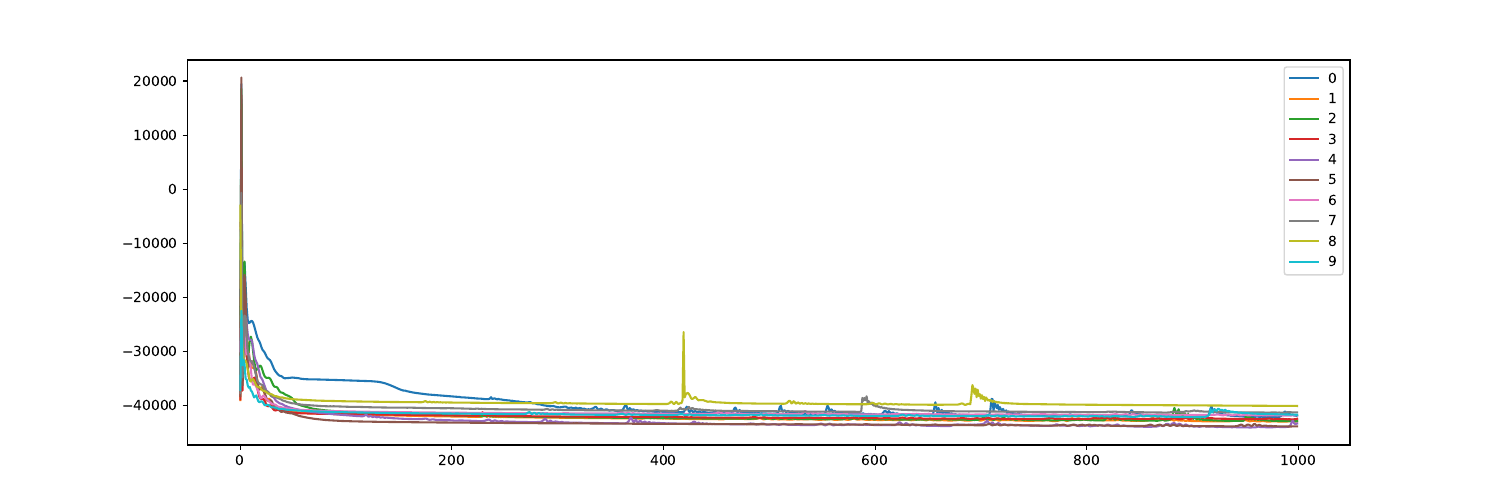

Reproduce this figure in Python.
import argparse
from typing import Tuple

import pandas as pd

import jax.numpy as jnp
import jax.random as jrnd
from jax.example_libraries import stax
from jax.nn import swish
import optax

from distributions import RegimeSwitchHMM
from exec import run_atess, run_neutra, run_nuts, run_ess

import matplotlib.pyplot as plt
from matplotlib.backends.backend_pdf import PdfPages

from jax.config import config
# config.update("jax_debug_nans", True)
config.update("jax_enable_x64", True)


N_PARAM = 9

def main(args):

    print("Loading Google stock data...")
    data = pd.read_csv('google.csv')
    y = data.dl_ac.values * 100
    # print(y)
    T, _ = data.shape
    # y = jrnd.normal(jrnd.PRNGKey(0), (T,))
    
    print("Setting up Regime switching hidden Markov model...")
    dist = RegimeSwitchHMM(T, y)

    n_warm = 1000
    # n_iter = 1000
    # n_chain = 4
    [n_iter, n_chain] = args.sampling_param
    print(f"Sampling {n_chain} chains for {n_iter} iterations...")
    ksam, kinit = jrnd.split(jrnd.PRNGKey(args.seed))
    dist.initialize_model(kinit, n_chain)

    print(f"\nRunning (T)ESS w/ {n_warm} warmup (tuning) iter...")
    tic1 = pd.Timestamp.now()
    run_ess(ksam, dist.logprob_fn, dist.init_params, 
        N_PARAM, n_warm, n_iter, n_chain)
    tic2 = pd.Timestamp.now()
    print("Runtime for (T)ESS", tic2 - tic1)

    # print(f"\nRunning NUTS w/ {n_warm} warmup (tuning) iter...")
    # tic1 = pd.Timestamp.now()
    # run_nuts(ksam, dist.logprob_fn, dist.init_params, 
    #     n_warm, n_iter, n_chain)
    # tic2 = pd.Timestamp.now()
    # print("Runtime for NUTS", tic2 - tic1)

    # # schedule = optax.polynomial_schedule(1e-2, 1e-4, 1, 9000, 1000)
    # schedule = optax.piecewise_constant_schedule(init_value=1e-2,
    #     boundaries_and_scales={1000: .1, 4000: .1})
    # optim = optax.adam(schedule)
    # n_atoms = 4096
    # vi_iter = 5000
    # print(f"\nUsing schedule as NeuTra w/ {n_warm} warmup (tuning) iter w/ {n_atoms} atoms and {vi_iter} preconditioning iter...")

    # # optim = optax.adam(schedule)
    # # non_lin = stax.Tanh
    # # n_hidden = [N_PARAM] * 4
    # # n_flow = 4
    # # print(f"Running NeuTra w/ {n_flow} concatenated flows each w/ hidden layers={n_hidden} and Tanh nonlinearity...")
    # # tic1 = pd.Timestamp.now()
    # # run_neutra(ksam, dist.logprob_fn, dist.init_params, 
    # #     optim, N_PARAM, n_flow, n_hidden, non_lin, 
    # #     n_atoms, vi_iter, n_warm, n_iter, n_chain, nuts=True)
    # # tic2 = pd.Timestamp.now()
    # # print("Runtime for NeuTra", tic2 - tic1)

    # optim = optax.adam(schedule)
    # non_lin = stax.Elu
    # n_hidden = [N_PARAM] * 4
    # n_flow = 4
    # print(f"Running NeuTra w/ {n_flow} concatenated flows each w/ hidden layers={n_hidden} and Elu nonlinearity...")
    # tic1 = pd.Timestamp.now()
    # run_neutra(ksam, dist.logprob_fn, dist.init_params, 
    #     optim, N_PARAM, n_flow, n_hidden, non_lin, 
    #     n_atoms, vi_iter, n_warm, n_iter, n_chain, nuts=True)
    # tic2 = pd.Timestamp.now()
    # print("Runtime for NeuTra", tic2 - tic1)

    # schedule = optax.polynomial_schedule(1e-2, 1e-4, 1, 9000, 1000)
    schedule = optax.piecewise_constant_schedule(init_value=1e-2,
        boundaries_and_scales={2000: .1, 8000: .1})
    optim = optax.adam(schedule)
    n_epochs = args.epoch
    batch_size = args.batch
    n_atoms = args.n_atoms
    vi_iter = 1000
    print(f"\nUsing schedule as NeuTra x 2 w/ {n_atoms} pre-atoms, {vi_iter} iter, {n_epochs} warmup epochs of {batch_size} size each...")

    figures = []

    optim = optax.adam(schedule)
    non_lin = stax.elementwise(swish)
    n_hidden = [N_PARAM] * 4
    n_flow = 2
    print(f"Running ATESS w/ {n_flow} concatenated flows each w/ hidden layers={n_hidden} and Swish nonlinearity...")
    tic1 = pd.Timestamp.now()
    samples, diagnose = run_atess(ksam, dist.logprob_fn, dist.init_params,
        optim, N_PARAM, n_flow, n_hidden, non_lin,
        n_atoms, vi_iter, n_epochs, batch_size,
        n_iter, n_chain,)
    tic2 = pd.Timestamp.now()
    print("Runtime for ATESS", tic2 - tic1)

    for i in range(n_chain):
        fig = plt.figure(figsize=(15, 5))
        plt.plot(diagnose[2][i].T)
        plt.legend(jnp.arange(n_epochs))
        figures.append(fig)

    optim = optax.adam(schedule)
    non_lin = stax.Elu
    n_hidden = [N_PARAM] * 4
    n_flow = 2
    print(f"Running ATESS w/ {n_flow} concatenated flows each w/ hidden layers={n_hidden} and Elu nonlinearity...")
    tic1 = pd.Timestamp.now()
    samples, diagnose = run_atess(ksam, dist.logprob_fn, dist.init_params,
        optim, N_PARAM, n_flow, n_hidden, non_lin,
        n_atoms, vi_iter, n_epochs, batch_size,
        n_iter, n_chain,)
    tic2 = pd.Timestamp.now()
    print("Runtime for ATESS", tic2 - tic1)

    for i in range(n_chain):
        fig = plt.figure(figsize=(15, 5))
        plt.plot(diagnose[2][i].T)
        plt.legend(jnp.arange(n_epochs))
        figures.append(fig)

    optim = optax.adam(schedule)
    non_lin = stax.Tanh
    n_hidden = [N_PARAM] * 4
    n_flow = 2
    print(f"Running ATESS w/ {n_flow} concatenated flows each w/ hidden layers={n_hidden} and Tanh nonlinearity...")
    tic1 = pd.Timestamp.now()
    samples, diagnose = run_atess(ksam, dist.logprob_fn, dist.init_params,
        optim, N_PARAM, n_flow, n_hidden, non_lin,
        n_atoms, vi_iter, n_epochs, batch_size,
        n_iter, n_chain,)
    tic2 = pd.Timestamp.now()
    print("Runtime for ATESS", tic2 - tic1)

    for i in range(n_chain):
        fig = plt.figure(figsize=(15, 5))
        plt.plot(diagnose[2][i].T)
        plt.legend(jnp.arange(n_epochs))
        figures.append(fig)

    # optim = optax.adam(schedule)
    # non_lin = stax.Tanh
    # n_hidden = [N_PARAM] * 2
    # n_flow = 2
    # print(f"Running ATESS w/ {n_flow} concatenated flows each w/ hidden layers={n_hidden} and Tanh nonlinearity...")
    # tic1 = pd.Timestamp.now()
    # samples, diagnose = run_atess(ksam, dist.logprob_fn, dist.init_params,
    #     optim, N_PARAM, n_flow, n_hidden, non_lin,
    #     n_atoms, vi_iter, n_epochs, batch_size,
    #     n_iter, n_chain,)
    # tic2 = pd.Timestamp.now()
    # print("Runtime for ATESS", tic2 - tic1)

    # for i in range(n_chain):
    #     fig = plt.figure(figsize=(15, 5))
    #     plt.plot(diagnose[2][i].T)
    #     plt.legend(jnp.arange(n_epochs))
    #     figures.append(fig)

    with PdfPages('google_stock.pdf') as pdf:
        for fig in figures:
            pdf.savefig(fig)








    # [hidden_size, n_layer, n_flow, n_atoms] = args.transport_param
    # n_hidden = [hidden_size] * n_layer
    # optim = args.optimizer(args.learning_rate)
    # print(f"Using {n_flow} concatenated flows each w/ hidden layers={n_hidden}")

    # [vi_iter, n_epochs, batch_size] = args.warmup_param
    # pre_iter = n_epochs * vi_iter
    # n_warm = n_epochs * batch_size #too much warm up not good for nuts, it semms
    # n_warm = vi_iter
    # [n_iter, n_chain] = args.sampling_param

    # ksam, kinit = jrnd.split(jrnd.PRNGKey(args.seed))
    # dist.initialize_model(kinit, n_chain)

    # print(f"Running {n_chain} chains of NUTS for {n_iter} iter w/ {n_warm} warmup (tuning) iter...")
    # tic1 = pd.Timestamp.now()
    # run_nuts(ksam, dist.logprob_fn, dist.init_params, 
    #     n_warm, n_iter, n_chain)
    # tic2 = pd.Timestamp.now()
    # print("Runtime for NUTS", tic2 - tic1)

    # print(f"Running {n_chain} chains of NeuTra for {n_iter} iter w/ {vi_iter} precond iter and {n_warm} warmup (tuning) iter...")
    # tic1 = pd.Timestamp.now()
    # run_neutra(ksam, dist.logprob_fn, dist.init_params, 
    #     optim, N_PARAM, n_flow, n_hidden, args.non_linearity, 
    #     n_atoms, vi_iter, n_warm, n_iter, n_chain, nuts=True)
    # tic2 = pd.Timestamp.now()
    # print("Runtime for NeuTra", tic2 - tic1)

    # print(f"Running {n_chain} chains of ATESS for {n_iter} iter w/ {vi_iter} precond iter, {n_epochs} warmup iter of {batch_size} each...")
    # tic1 = pd.Timestamp.now()
    # run_atess(ksam, dist.logprob_fn, dist.init_params, 
    #     optim, N_PARAM, n_flow, n_hidden, args.non_linearity, 
    #     n_atoms, vi_iter, n_epochs, batch_size, n_iter, n_chain)
    # tic2 = pd.Timestamp.now()
    # print("Runtime for ATESS", tic2 - tic1)

if __name__ == '__main__':
    parser = argparse.ArgumentParser()
    parser.add_argument(
        "--seed", type=int, default=0
    )
    parser.add_argument('-e', '--epoch', type=int, default=10)
    parser.add_argument('-b', '--batch', type=int, default=10_000)
    parser.add_argument('-na', '--n_atoms', type=int, default=4096)
    # parser.add_argument(
    #     "-mu", "--prior-means", type=float, nargs='+',
    #     help="Prior means for [alpha, beta, gamma, delta, (log)init_predator, (log)init_prey, (log)sd_predator, (log)sd_prey]",
    #     default=[1., .05, 1., .05, jnp.log(10), jnp.log(10), -1., -1.]
    # )
    # parser.add_argument(
    #     "-sd", "--prior-scale", type=float, nargs='+',
    #     help="Prior scales for [alpha, beta, gamma, delta, (log)init_predator, (log)init_prey, (log)sd_predator, (log)sd_prey]",
    #     default=[.5, .05, .5, .05, 1., 1., 1., 1.]
    # )
    parser.add_argument(
        "-t", "--transport-param", type=int, nargs=4,
        help="Transport parameters [hidden_size, n_hidden_layers, n_flow, n_atoms]",
        default=[N_PARAM, 2, 2, 10]
    )
    parser.add_argument(
        '-lr', '--learning-rate', type=float, default=1e-3
    )
    parser.add_argument(
        "--non-linearity", type=Tuple,
        help="Non-linearity used for training transport.", default=stax.Tanh
    )
    parser.add_argument(
        "--optimizer", type=optax.GradientTransformation,
        help="Optimizer used for training transport.", default=optax.adam
    )
    parser.add_argument(
        "-w", "--warmup-param", type=int, nargs=3,
        help="Warm up parameters [n_iter, n_epochs, batch_size]",
        default=[1000, 5, 10000]
    )
    parser.add_argument(
        "-s", "--sampling-param", type=int, nargs=2,
        help="Sampling parameters [n_iter, n_chain]",
        default=[1000, 4]
    )
    args = parser.parse_args()
    main(args)